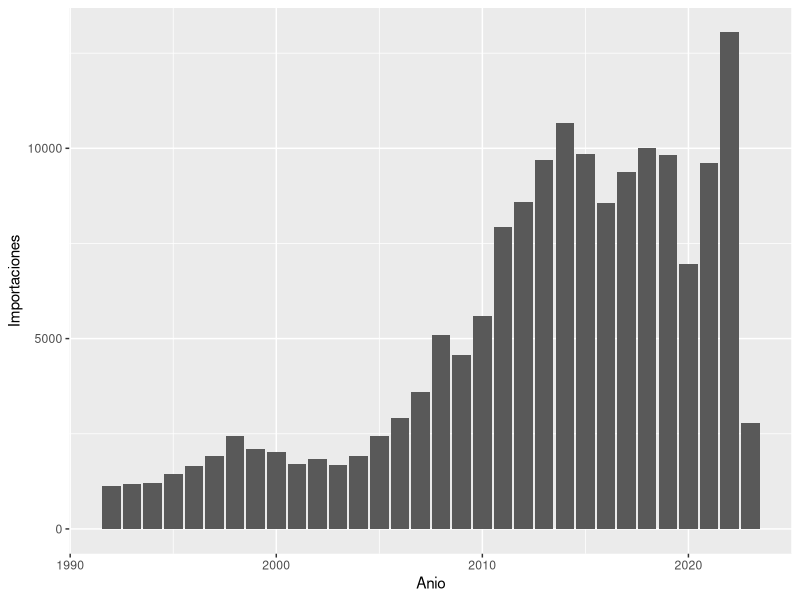
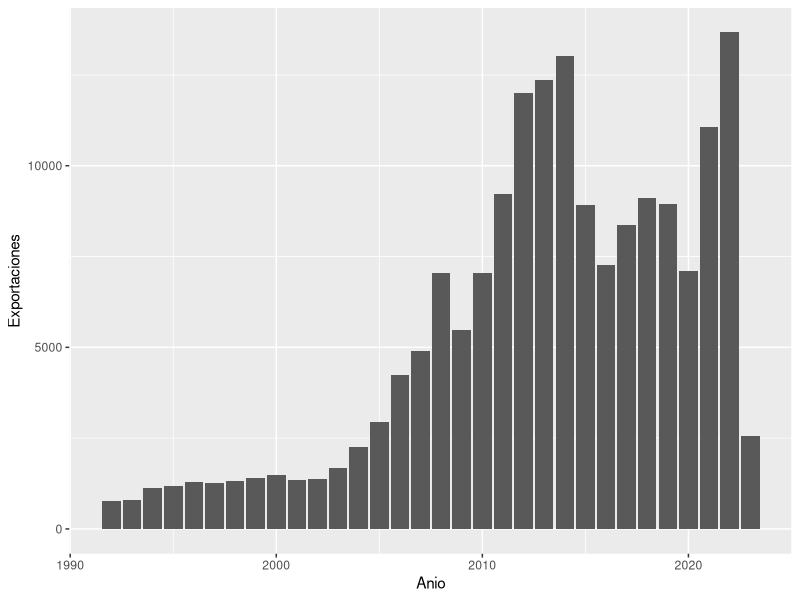

Generate these figures, in order, with R:
## ---- chunk 1
library(tidyverse)
library(readxl)
setwd("~/Experto en ciencia de datos/Modulo 2/Proyecto fin de modulo 2/Graficos de barras")
datos <- read_excel("export_import.xlsx")
## ---- chunk 2
ggplot(datos, aes(Anio, Importaciones))+
geom_bar(stat = "identity")

ggplot(datos, aes(Anio, Exportaciones))+
geom_bar(stat = "identity")


